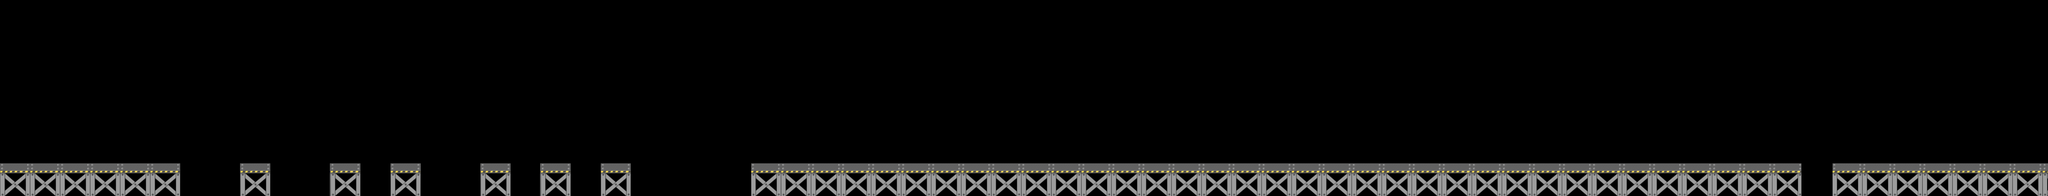

A 2D game scene composited from a Tiled map and its tileset images. What follows is a short description and the map's XML, with each tile layer's data collapsed to a summary:
An orthogonal 250x24 tile map with 30x30 px tiles, 1 tile layer (background), 13 tilesets and 133 objects.

<map version="1.0" orientation="orthogonal" width="250" height="24" tilewidth="30" tileheight="30">
 <tileset firstgid="1" name="Ob_stage3_object_fixed" tilewidth="94" tileheight="110">
  <image source="Ob_stage3_object_fixed.png" width="94" height="110" />
 </tileset>
 <tileset firstgid="2" name="Ob_stage3-1" tilewidth="120" tileheight="140">
  <image source="Ob_stage3-1.png" width="120" height="140" />
 </tileset>
 <tileset firstgid="3" name="Ob_stage3-2" tilewidth="120" tileheight="225">
  <image source="Ob_stage3-2.png" width="120" height="225" />
 </tileset>
 <tileset firstgid="4" name="Ob_stage3-boss" tilewidth="200" tileheight="200">
  <image source="Ob_stage3-boss.png" width="200" height="220" />
 </tileset>
 <tileset firstgid="5" name="Ig_item_coin" tilewidth="55" tileheight="55">
  <image source="Ig_item_coin.png" width="55" height="55" />
 </tileset>
 <tileset firstgid="6" name="Ig_item_magnet" tilewidth="55" tileheight="55">
  <image source="Ig_item_magnet.png" width="55" height="55" />
 </tileset>
 <tileset firstgid="7" name="Ig_item_run" tilewidth="55" tileheight="55">
  <image source="Ig_item_run.png" width="55" height="55" />
 </tileset>
 <tileset firstgid="8" name="Ig_item_huge" tilewidth="55" tileheight="55">
  <image source="Ig_item_huge.png" width="55" height="55" />
 </tileset>
 <tileset firstgid="9" name="130710_coin_silver" tilewidth="40" tileheight="40">
  <image source="130710_coin_silver.png" width="40" height="40" />
 </tileset>
 <tileset firstgid="10" name="130710_coin_bronze" tilewidth="40" tileheight="40">
  <image source="130710_coin_bronze.png" width="40" height="40" />
 </tileset>
 <tileset firstgid="11" name="130710_coin_gold" tilewidth="40" tileheight="40">
  <image source="130710_coin_gold.png" width="40" height="40" />
 </tileset>
 <tileset firstgid="12" name="stage3_level4" tilewidth="30" tileheight="30">
  <image source="stage3_level4.png" width="7500" height="720" />
 </tileset>
 <tileset firstgid="6012" name="floor" tilewidth="30" tileheight="30">
  <image source="floor.png" width="30" height="30" />
 </tileset>
 <layer name="background" width="250" height="24">
  <data>[6000 cells, 6000 non-empty, 6000 distinct tile ids]</data>
 </layer>
 <objectgroup name="mob1" width="250" height="24" opacity="0.01">
  <object gid="2" x="878" y="599" />
  <object gid="2" x="1425" y="599" />
  <object gid="2" x="1975" y="599" />
  <object gid="2" x="5043" y="599" />
  <object gid="2" x="5287" y="601" />
  <object gid="2" x="6045" y="598" />
 </objectgroup>
 <objectgroup name="mob2" width="250" height="24" opacity="0">
  <object gid="3" x="2747" y="601" />
  <object gid="3" x="5167" y="601" />
  <object gid="3" x="6487" y="603" />
  <object gid="3" x="6267" y="603" />
 </objectgroup>
 <objectgroup name="coin_bronze" width="250" height="24" opacity="0">
  <object gid="10" x="59" y="540" />
  <object gid="10" x="139" y="541" />
  <object gid="10" x="221" y="540" />
  <object gid="10" x="299" y="539" />
  <object gid="10" x="379" y="539" />
  <object gid="10" x="445" y="425" />
  <object gid="10" x="538" y="356" />
  <object gid="10" x="659" y="321" />
  <object gid="10" x="785" y="343" />
  <object gid="10" x="1606" y="355" />
  <object gid="10" x="1726" y="319" />
  <object gid="10" x="1855" y="341" />
  <object gid="10" x="2161" y="465" />
  <object gid="10" x="2237" y="501" />
  <object gid="10" x="2309" y="541" />
 </objectgroup>
 <objectgroup name="con_silver" width="250" height="24" opacity="0">
  <object gid="9" x="459" y="539" />
  <object gid="9" x="539" y="541" />
  <object gid="9" x="615" y="540" />
  <object gid="9" x="687" y="487" />
  <object gid="9" x="772" y="469" />
  <object gid="9" x="1051" y="356" />
  <object gid="9" x="1171" y="321" />
  <object gid="9" x="1301" y="339" />
  <object gid="9" x="1604" y="466" />
  <object gid="9" x="1680" y="502" />
  <object gid="9" x="1754" y="541" />
  <object gid="9" x="3147" y="539" />
  <object gid="9" x="3210" y="427" />
  <object gid="9" x="3321" y="345" />
  <object gid="9" x="3453" y="322" />
  <object gid="9" x="3581" y="347" />
  <object gid="9" x="3692" y="425" />
  <object gid="9" x="3755" y="540" />
 </objectgroup>
 <objectgroup name="coin_gold" width="250" height="24" opacity="0">
  <object gid="11" x="1051" y="465" />
  <object gid="11" x="1126" y="501" />
  <object gid="11" x="1202" y="539" />
  <object gid="11" x="2161" y="356" />
  <object gid="11" x="2283" y="323" />
  <object gid="11" x="2411" y="343" />
  <object gid="11" x="2927" y="401" />
  <object gid="11" x="2998" y="491" />
 </objectgroup>
 <objectgroup name="object" width="250" height="24" opacity="0">
  <object gid="1" x="3307" y="600" />
  <object gid="1" x="3421" y="599" />
  <object gid="1" x="3528" y="598" />
  <object gid="1" x="3968" y="600" />
  <object gid="1" x="4083" y="598" />
  <object gid="1" x="4190" y="600" />
  <object gid="1" x="4948" y="600" />
  <object gid="1" x="5410" y="600" />
 </objectgroup>
 <objectgroup name="floor" width="250" height="24" opacity="0">
  <object gid="6012" x="677" y="632" />
  <object gid="6012" x="705" y="632" />
  <object gid="6012" x="735" y="632" />
  <object gid="6012" x="764" y="632" />
  <object gid="6012" x="794" y="632" />
  <object gid="6012" x="675" y="662" />
  <object gid="6012" x="705" y="662" />
  <object gid="6012" x="734" y="662" />
  <object gid="6012" x="764" y="662" />
  <object gid="6012" x="793" y="662" />
  <object gid="6012" x="1020" y="631" />
  <object gid="6012" x="1049" y="631" />
  <object gid="6012" x="1079" y="630" />
  <object gid="6012" x="1110" y="630" />
  <object gid="6012" x="1021" y="661" />
  <object gid="6012" x="1049" y="661" />
  <object gid="6012" x="1078" y="660" />
  <object gid="6012" x="1107" y="660" />
  <object gid="6012" x="1350" y="631" />
  <object gid="6012" x="1350" y="660" />
  <object gid="6012" x="1322" y="630" />
  <object gid="6012" x="1320" y="660" />
  <object gid="6012" x="1547" y="633" />
  <object gid="6012" x="1547" y="662" />
  <object gid="6012" x="1574" y="632" />
  <object gid="6012" x="1574" y="661" />
  <object gid="6012" x="1602" y="633" />
  <object gid="6012" x="1603" y="660" />
  <object gid="6012" x="1632" y="633" />
  <object gid="6012" x="1632" y="660" />
  <object gid="6012" x="1662" y="633" />
  <object gid="6012" x="1660" y="662" />
  <object gid="6012" x="1691" y="633" />
  <object gid="6012" x="1690" y="661" />
  <object gid="6012" x="1891" y="631" />
  <object gid="6012" x="1891" y="661" />
  <object gid="6012" x="1920" y="629" />
  <object gid="6012" x="1918" y="658" />
  <object gid="6012" x="2100" y="631" />
  <object gid="6012" x="2100" y="661" />
  <object gid="6012" x="2129" y="630" />
  <object gid="6012" x="2129" y="659" />
  <object gid="6012" x="2340" y="632" />
  <object gid="6012" x="2340" y="660" />
  <object gid="6012" x="2370" y="632" />
  <object gid="6012" x="2370" y="659" />
  <object gid="6012" x="2400" y="631" />
  <object gid="6012" x="2399" y="659" />
  <object gid="6012" x="2430" y="633" />
  <object gid="6012" x="2429" y="660" />
  <object gid="6012" x="2459" y="632" />
  <object gid="6012" x="2457" y="661" />
  <object gid="6012" x="2489" y="633" />
  <object gid="6012" x="2487" y="660" />
  <object gid="6012" x="2519" y="634" />
  <object gid="6012" x="2518" y="661" />
  <object gid="6012" x="2548" y="634" />
  <object gid="6012" x="2548" y="660" />
  <object gid="6012" x="2577" y="633" />
  <object gid="6012" x="2576" y="660" />
  <object gid="6012" x="2607" y="633" />
  </objectgroup>
 <objectgroup name="item_magnet" width="250" height="24" opacity="0">
  <!-- 1 objects omitted --></objectgroup>
 <objectgroup name="item_run" width="250" height="24" opacity="0" />
 <objectgroup name="item_coin" width="250" height="24" opacity="0">
  <!-- 1 objects omitted --></objectgroup>
 <objectgroup name="item_huge" width="250" height="24" opacity="0" />
</map>
<!-- 13 of 133 objects omitted -->
